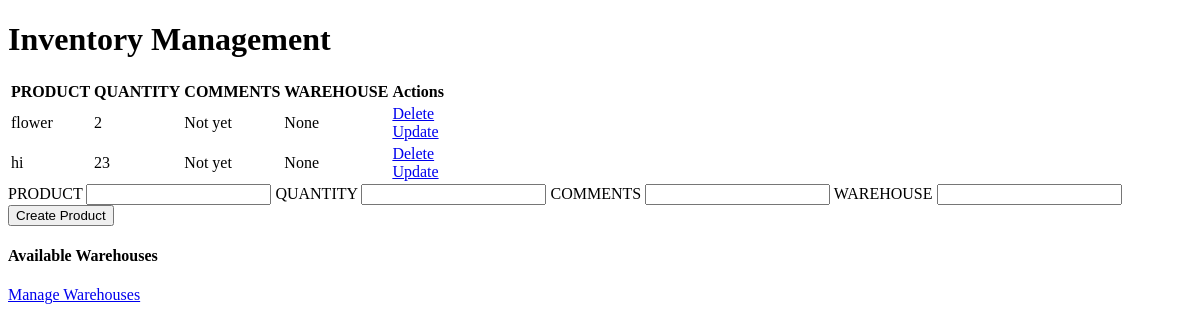
Before: / with the older database file.
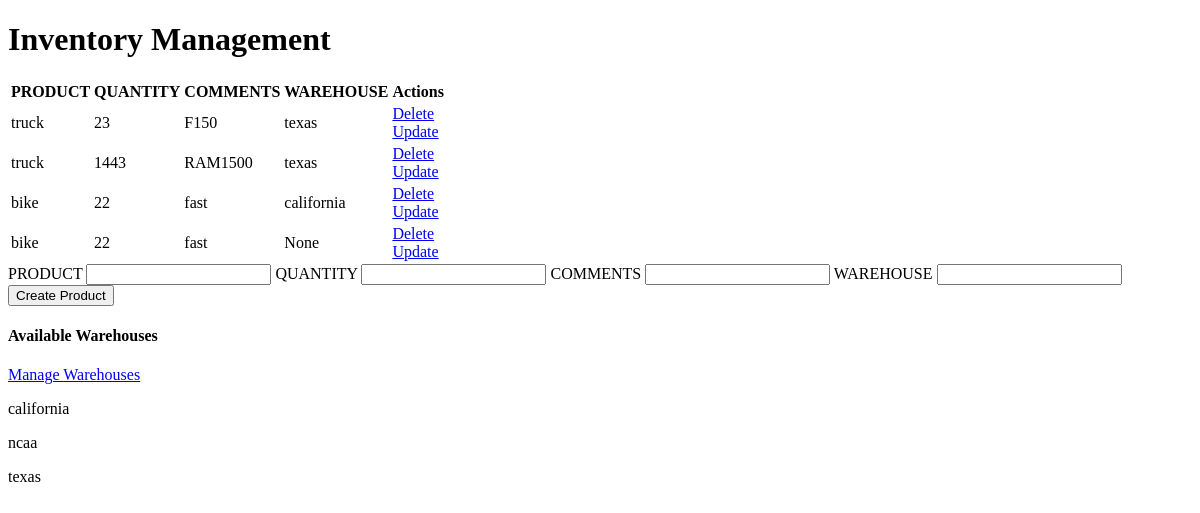
After: the same page with the newer database file.
### app.py (models this page shows, shortened)
class Products(db.Model):
    id = db.Column(db.Integer, primary_key=True)
    product = db.Column(db.String(100), nullable=False)  # must have a name
    quantity = db.Column(db.Integer, default=1)
    comments = db.Column(db.String(200))
    ware_id = db.Column(db.Integer, db.ForeignKey("warehouse.id"))
    warehouse = db.relationship('Warehouse', backref=db.backref('products', lazy = 'dynamic'))

class Warehouse(db.Model):
    id = db.Column(db.Integer, primary_key=True)
    name = db.Column(db.String(50), nullable=False)
    def __repr__(self):
        return self.name

### app.py (the view)
@app.route("/", methods=["POST", "GET"])
def index():
    columns = [column.name for column in Products.__mapper__.columns if column.name != "id" and column.name != "ware_id"]
    columns.append('warehouse')
    if request.method == "POST":
        new_warehouse_name = request.form['warehouse']
        new_warehouse = Warehouse.query.filter_by(name = str(new_warehouse_name)).first()
        new_task = Products(product = request.form['product'], warehouse= new_warehouse)
        for column in columns:
            if column == 'warehouse' or column == 'product':
                continue
            else:
                setattr(new_task, column, request.form[column])
        try:
            db.session.add(new_task)
            db.session.commit()
            return redirect("/")
        except:
            return "There was an issue creating this product"
    else:
        products = Products.query.all()
        warehouse = Warehouse.query.all()
        return render_template("index.html", products=products, columns=columns, warehouse = warehouse)

### templates/index.html
{% extends "layout.html" %}
{% block body %}
<div class="content">
    <h1>Inventory Management</h1>
    {% if products|length < 1 %}
    <h4>There are no products. Create one below!</h4>
    {% else %}
        <table>
            <tr>
                {% for column in columns %}
                    <th>{{ column.upper().replace("_", " ") }}</th>
                {% endfor %}
                <th>Actions</th>
            </tr>
            {% for product in products %}
                <tr>
                    {% for column in columns %}
                        <td>{{ product[column] }}</td>
                    {% endfor %}
                    <td>
                        <a href="/delete/{{ product.id }}">Delete</a>
                        <br>
                        <a href="/update/{{ product.id }}">Update</a>
                    </td>
                </tr>
            {% endfor %}
        </table>
    {% endif %}
    <form action="/" method="POST">
        {% for column in columns %}
            <label for="{{ column }}">{{ column.upper().replace("_", " ") }}
                <input type="text" name="{{ column }}" id="{{ column }}">
            </label>
        {% endfor %}
        <input type="submit" value="Create Product">
    </form>
    <table>
        <h4>Available Warehouses</h4>
        <a href="/manageWare">Manage Warehouses</a>
        {% for house in warehouse %}
            <p>{{ house }}</p>
        {% endfor %}
    </table>
</div>
{% endblock %}

### templates/layout.html (shortened to what this page needs)
<!DOCTYPE html>
<html lang="en">
<head>
</head>
<body>
    {% block body %}{% endblock %}
</body>
</html>

Changed rows visible on the page:
removed Products: product "flower" "2" "Not yet" "None"
removed Products: product "hi" "23" "Not yet" "None"
added Products: product "truck" "23" "F150" "texas"
added Products: product "truck" "1443" "RAM1500" "texas"
added Products: product "bike" "22" "fast" "california"
added Products: product "bike" "22" "fast" "None"
added Warehouse: name "california"
added Warehouse: name "ncaa"
added Warehouse: name "texas"
